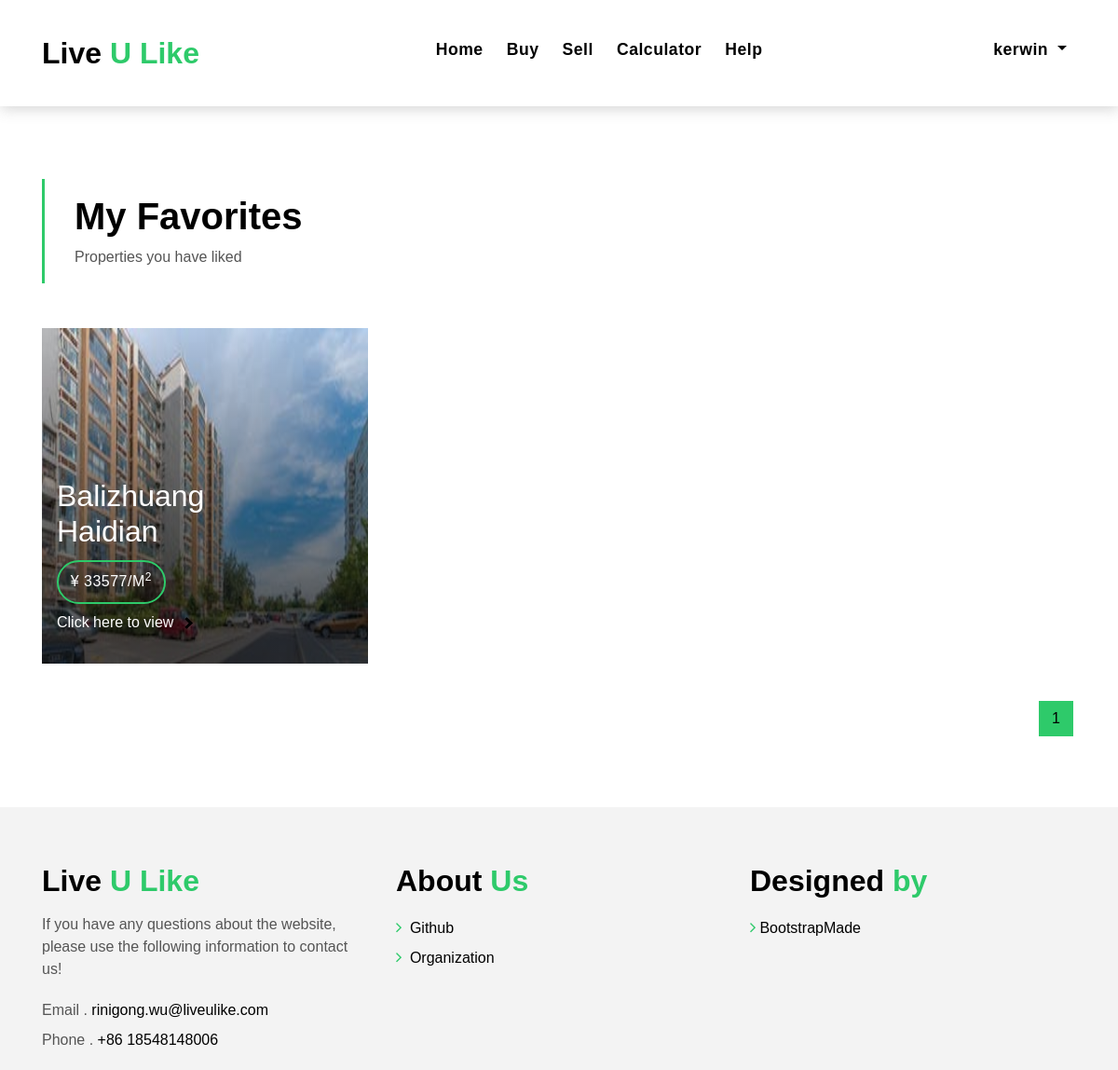
The app's page /my_favorites (signed in) with its own data.
### app/models.py (models this page shows)
class User(db.Model):
	id = db.Column(db.Integer, primary_key=True)
	username = db.Column(db.String(64), index=True, unique=True)
	email = db.Column(db.String(120), index=True, unique=True)
	password_hash = db.Column(db.String(128))
	properties = db.relationship("Property", backref="owner",lazy='dynamic')

class Property(db.Model):
	id = db.Column(db.Integer, primary_key=True)
	tradeTime = db.Column(db.String(4), default='2021')
	followers = db.Column(db.Integer)
	price = db.Column(db.Integer)
	square = db.Column(db.Integer)
	bedroom = db.Column(db.Integer)
	livingroom = db.Column(db.Integer)
	kitchen = db.Column(db.Integer)
	bathroom = db.Column(db.Integer)
	buildingType = db.Column(db.Integer)
	constructionTime = db.Column(db.String(4))
	renovationCondition = db.Column(db.Integer)
	buildingStructure = db.Column(db.Integer)
	ladderRatio	= db.Column(db.Float, default=0.5)
	elevator = db.Column(db.Integer)
	fiveYearsProperty = db.Column(db.Integer)
	subway = db.Column(db.Integer)
	district = db.Column(db.String(512))
	communityAverage = db.Column(db.Integer)
	business = db.Column(db.String(512), default='Beijing')
	town = db.Column(db.String(512))
	floorType = db.Column(db.Integer)
	floorHeight = db.Column(db.Integer)
	lng = db.Column(db.String(50))
	lat = db.Column(db.String(50))
	community = db.Column(db.String(500))
	status = db.Column(db.String(50))
	agent_id = db.Column(db.Integer, db.ForeignKey('agent.id'))
	owner_id = db.Column(db.Integer, db.ForeignKey('user.id'))

### app/main/routes.py (the view)
@main.route('/my_favorites',methods=['GET','POST'])
def my_favorites():
    user = User.query.filter(User.username == session.get("USERNAME")).first()
    if not user is None:
        favorites = FavoriteProperty.query.filter(FavoriteProperty.user_id==user.id).all()
        property_ids = [i.property_id for i in favorites]
        page = int(request.args.get('page', 1))
        properties = Property.query.filter(Property.id.in_(property_ids)).paginate(page, current_app.config["SQLALCHEMY_NUM_PER_PAGE"], False)
        count = len(properties.items)
        if count == 0:
            return render_template('main/no_favorites.html',user=user)
        else:
            return render_template('main/my_favorites.html',user=user,house_paginate=properties,count=count)
    else:
        return redirect(url_for('main.index'))

### app/templates/main/my_favorites.html (shortened to what this page needs)
{% extends 'main/template_after_login.html' %}
{% block content %}
<section class="intro-single">
  <div class="container">
    <div class="row">
      <div class="col-md-12 col-lg-8">
        <div class="title-single-box">
          <h1 class="title-single">My Favorites</h1>
          <span class="color-text-a">Properties you have liked</span>
        </div>
      </div>
    </div>
</section>
<section class="property-grid grid">
  <div class="container">
    <div class="row">
      {% for property in house_paginate.items %}
      <div class="col-md-4">
        <div class="card-box-a card-shadow">
          <div class="img-box-a">
            <img
              src="../../static/images/district/{{ property.district }}/{{ property.buildingType }}/{{ property.buildingType }}.jpg"
              alt="" class="img-a img-fluid" style="height:360px">
          </div>
          <div class="card-overlay">
            <div class="card-overlay-a-content">
              <div class="card-header-a">
                <h2 class="card-title-a">
                  <a href="{{ url_for('main.house',id = property.id) }}">{{ property.town }}
                    <br /> {{ property.district }}</a>
                </h2>
              </div>
              <div class="card-body-a">
                <div class="price-box d-flex">
                  <span class="price-a">¥ {{ property.price }}/m<sup>2</sup></span>
                </div>
                <a href="{{ url_for('main.house',id = property.id) }}" class="link-a">Click here to view
                  <span class="ion-ios-arrow-forward"></span>
                </a>
              </div>
            </div>
          </div>
        </div>
      </div>
      {% endfor %}
    </div>
    <div class="row">
      <div class="col-sm-12">
        <nav class="pagination-a">
          <ul class="pagination justify-content-end">
            {% for page in house_paginate.iter_pages(1,1,3,2) %}
            {% if page %}
            <li class="page-item {%if page==house_paginate.page%}active{%endif%}">
              <a class="page-link" href="/my_properties?page={{ page }}">{{ page }}</a>
            </li>
            {% else %}
            <li class="page-item disabled">
              <a class="page-link" href="#">&hellip;</a>
            </li>
            {% endif %}
            {% endfor %}
          </ul>
        </nav>
      </div>
    </div>
  </div>
</section>
{% endblock %}

### app/templates/main/template_after_login.html (shortened to what this page needs)
<!DOCTYPE html>
<html lang="en">
<head>
  <link href="../../static/assets/css/font.css"  rel="stylesheet">
  <link href="../../static/assets/vendor/bootstrap/css/bootstrap.min.css" rel="stylesheet">
  <link href="../../static/assets/vendor/animate.css/animate.min.css" rel="stylesheet">
  <link href="../../static/assets/vendor/font-awesome/css/font-awesome.min.css" rel="stylesheet">
  <link href="../../static/assets/vendor/owl.carousel/assets/owl.carousel.min.css" rel="stylesheet">
  <link href="../../static/assets/css/style.css" rel="stylesheet">
</head>
<body>
  <nav class="navbar navbar-default navbar-trans navbar-expand-lg fixed-top">
    <div class="container">
      <a class="navbar-brand text-brand" href="{{ url_for('main.index') }}">Live<span class="color-b"> U Like</span></a>
      <div class="navbar-collapse collapse justify-content-center" id="navbarDefault">
        <ul class="navbar-nav">
          <li class="nav-item">
            <a class="nav-link" href="{{ url_for('main.index') }}">Home</a>
          </li>
          <li class="nav-item">
            <a class="nav-link" href="{{ url_for('main.properties')}}">Buy</a>
          </li>
          <li class="nav-item">
            <a class="nav-link" href="{{ url_for('main.sell')}}">Sell</a>
          </li>
          <li class="nav-item">
            <a class="nav-link" href="{{ url_for('main.price_calculator') }}">Calculator</a>
          </li>
          <li class="nav-item">
            <a class="nav-link" href="{{ url_for('main.help_page') }}">Help</a>
          </li>
        </ul>
      </div>
      <ul class="navbar-nav">
        <li class="nav-item dropdown">
          <a class="nav-link dropdown-toggle" href="#" id="navbarDropdown" role="button" data-toggle="dropdown"
            aria-haspopup="true" aria-expanded="false">
            {{ user.username }}
          </a>
        </li>
      </ul>
    </div>
  </nav>
  {% block content %}
  {% endblock %}
  <section class="section-footer">
    <div class="container">
      <div class="row">
        <div class="col-sm-12 col-md-4">
          <div class="widget-a">
            <div class="w-header-a">
              <h3 class="w-title-a text-brand">Live<span class="color-b"> U Like</span></h3>
            </div>
            <div class="w-body-a">
              <p class="w-text-a color-text-a">
                If you have any questions about the website, please use the following information to contact us!
              </p>
            </div>
            <div class="w-footer-a">
              <ul class="list-unstyled">
                <li class="color-a">
                  <span class="color-text-a">Email .</span> rinigong.wu@liveulike.com
                </li>
                <li class="color-a">
                  <span class="color-text-a">Phone .</span> +86 18548148006
                </li>
              </ul>
            </div>
          </div>
        </div>
        <div class="col-sm-12 col-md-4 section-md-t3">
          <div class="widget-a">
            <div class="w-header-a">
              <h3 class="w-title-a text-brand">About <span class="color-b">Us</span> </h3>
            </div>
            <div class="w-body-a">
              <div class="w-body-a">
                <ul class="list-unstyled">
                  <li class="item-list-a">
                    <i class="fa fa-angle-right"></i> <a href="https://github.com/COMP3032J-Group-7-Everglow">Github</a>
                  </li>
                  <li class="item-list-a">
                    <i class="fa fa-angle-right"></i> <a href="https://www.ucd.ie/bdic/">Organization</a>
                  </li>
                </ul>
              </div>
            </div>
          </div>
        </div>
        <div class="col-sm-12 col-md-4 section-md-t3">
          <div class="widget-a">
            <div class="w-header-a">
              <h3 class="w-title-a text-brand">Designed <span class="color-b">by</span></h3>
            </div>
            <div class="w-body-a">
              <ul class="list-unstyled">
                <li class="item-list-a">
                  <i class="fa fa-angle-right"></i><a href="https://bootstrapmade.com/">BootstrapMade</a>
                </li>
              </ul>
            </div>
          </div>
        </div>
      </div>
    </div>
  </section>
</body>
</html>

### app/templates/main/template_after_login.html (style rules this page uses)
.ion-ios-arrow-forward { border: solid black; border-width: 0 3px 3px 0; display: inline-block; padding: 3px; transform: rotate(-45deg); -webkit-transform: rotate(-45deg); }

### records on screen
User: username "kerwin"
Property: district (picture), town "Balizhuang", district "Haidian", price "33577"

### other values on screen
{{ page }} "1"
